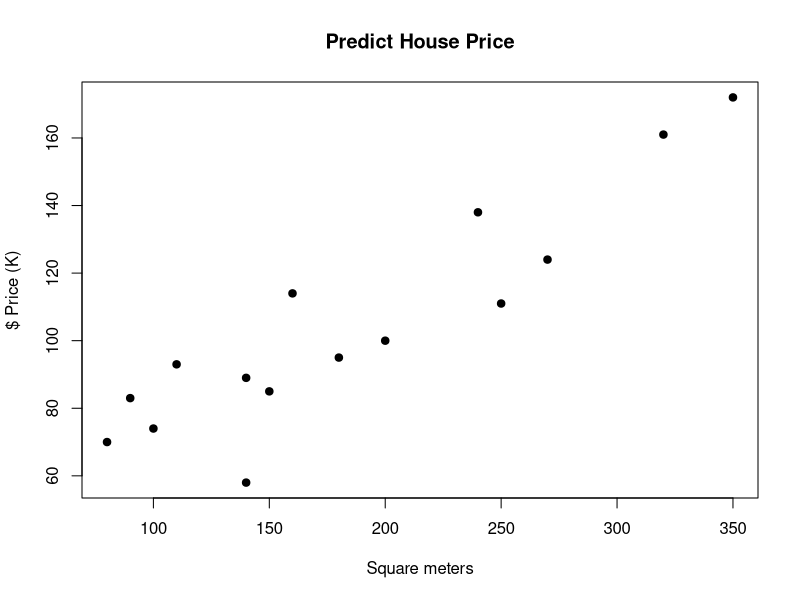
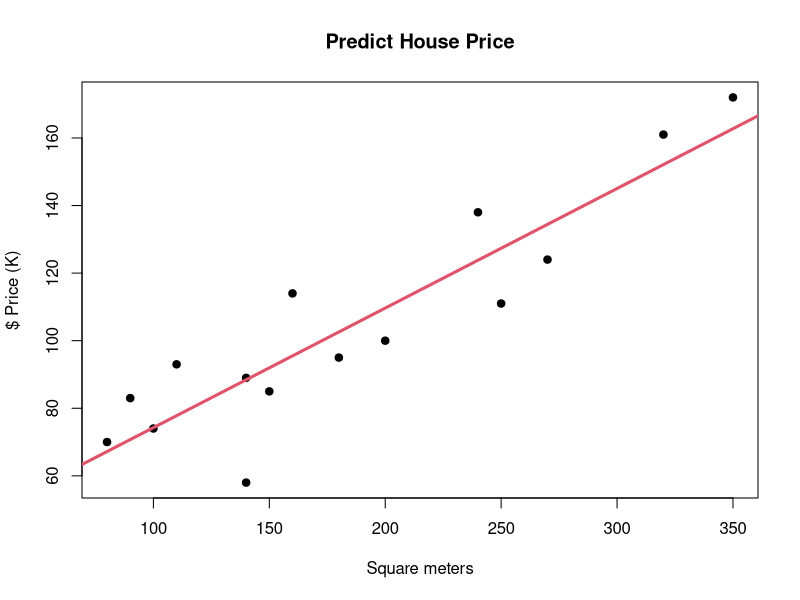
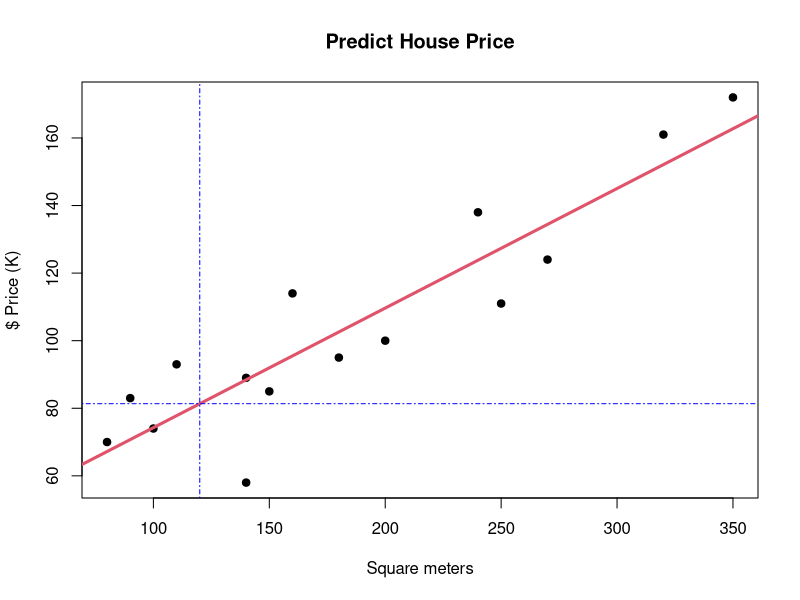
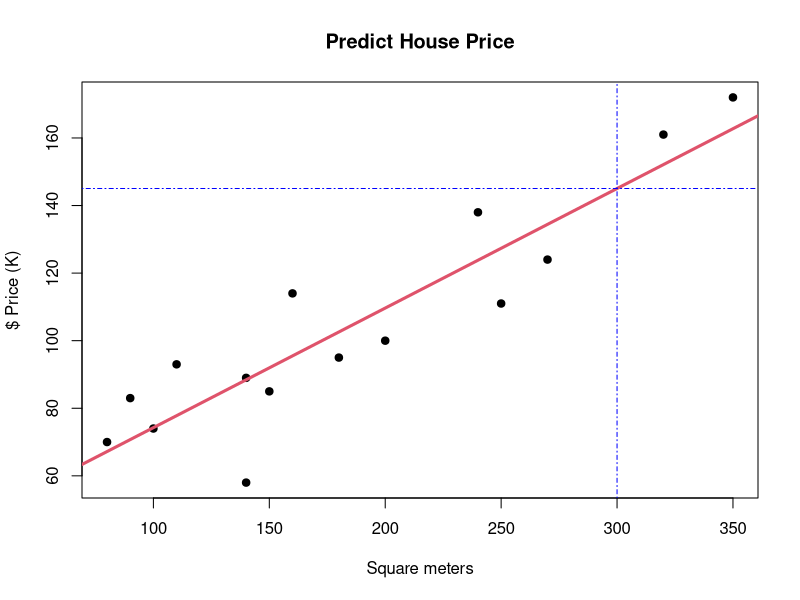

Recreate these plots in R, in order.
## ---- chunk 1
library(knitr) # Markdown 

# Figures Label
opts_chunk$set(fig.path='figures/plot-predicthouse-')
#opts_chunk$set(echo=FALSE, fig.path='figures/plot-predicthouse-', cache=TRUE)
## ---- chunk 2
size <- c(80,90, 100, 110, 140, 140, 150, 160, 180, 200, 240, 250, 270, 320, 350)
price <- c(70, 83, 74, 93, 89, 58, 85, 114, 95, 100, 138, 111, 124, 161, 172)
housePrices <- data.frame(cbind(size, price))
## ---- chunk 3
plot(housePrices$size, housePrices$price, xlab="Square meters", ylab="$ Price (K)", main="Predict House Price",pch=19)
## ---- chunk 4
model.regression <- lm(housePrices$price ~ housePrices$size)
model.regression
## ---- chunk 5
predict(model.regression)
## ---- chunk 6
plot(housePrices$size, housePrices$price, xlab="Square meters", ylab="$ Price (K)", main="Predict House Price",pch=19)
abline(model.regression, col=2, lwd=3)
## ---- chunk 7
sizequery <- 120
#newdata <- data.frame(price=sizequery)
#predict.lm(model.regression, newdata, interval="confidence")
result <- model.regression$coefficients[1] + sizequery*model.regression$coefficients[2]
print(paste0("Predicting House Price of 120 squared meters: ", round(result, 2)))
plot(housePrices$size, housePrices$price, xlab="Square meters", ylab="$ Price (K)", main="Predict House Price",pch=19)
abline(model.regression, col=2, lwd=3)
abline(h=result, v=sizequery, col="blue", lty="dotdash")
## ---- chunk 8
sizequery <- 300
result <- model.regression$coefficients[1] + sizequery*model.regression$coefficients[2]
print(paste0("Predicting House Price of 300 squared meters: ", round(result, 2)))
plot(housePrices$size, housePrices$price, xlab="Square meters", ylab="$ Price (K)", main="Predict House Price",pch=19)
abline(model.regression, col=2, lwd=3)
abline(h=result, v=sizequery, col="blue", lty="dotdash")
